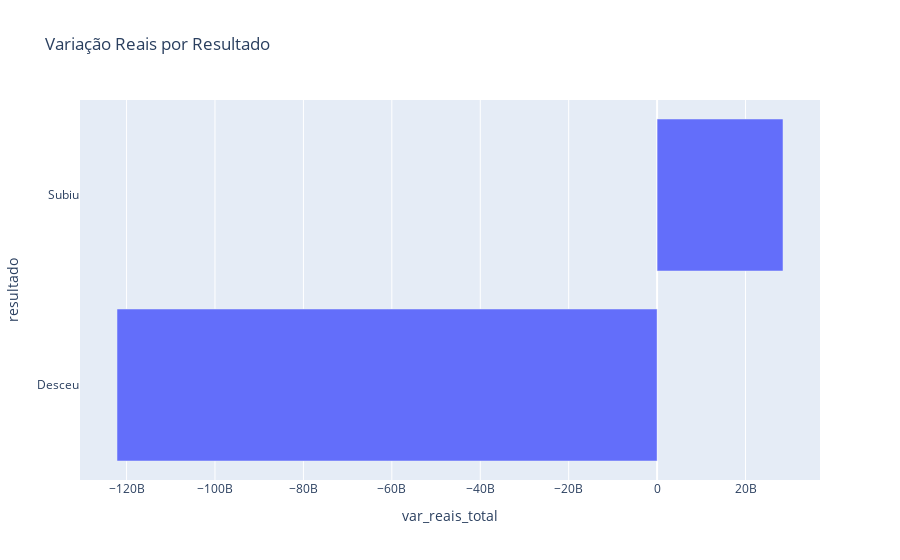

Notebook code for this chart:
### Code cell
fig_anual = px.bar(df_analise_anual_saldo, x= "var_reais_total", y="resultado", title="Variação Reais por Resultado")
fig_anual.show()

### Figure 1 — Plotly figure (JSON) as saved in the notebook; plotly's stock layout.template omitted (floating-point values rounded to 4 significant figures)
{"data": [{"alignmentgroup": "True", "hovertemplate": "var_reais_total=%{x}<br>resultado=%{y}<extra></extra>", "legendgroup": "", "marker": {"color": "#636efa", "pattern": {"shape": ""}}, "name": "", "offsetgroup": "", "orientation": "h", "showlegend": false, "textposition": "auto", "type": "bar", "x": [-122200000000.0, 28480000000.0], "xaxis": "x", "y": ["Desceu", "Subiu"], "yaxis": "y"}], "layout": {"barmode": "relative", "legend": {"tracegroupgap": 0}, "title": {"text": "Variação Reais por Resultado"}, "xaxis": {"anchor": "y", "domain": [0, 1], "title": {"text": "var_reais_total"}}, "yaxis": {"anchor": "x", "domain": [0, 1], "title": {"text": "resultado"}}}}
